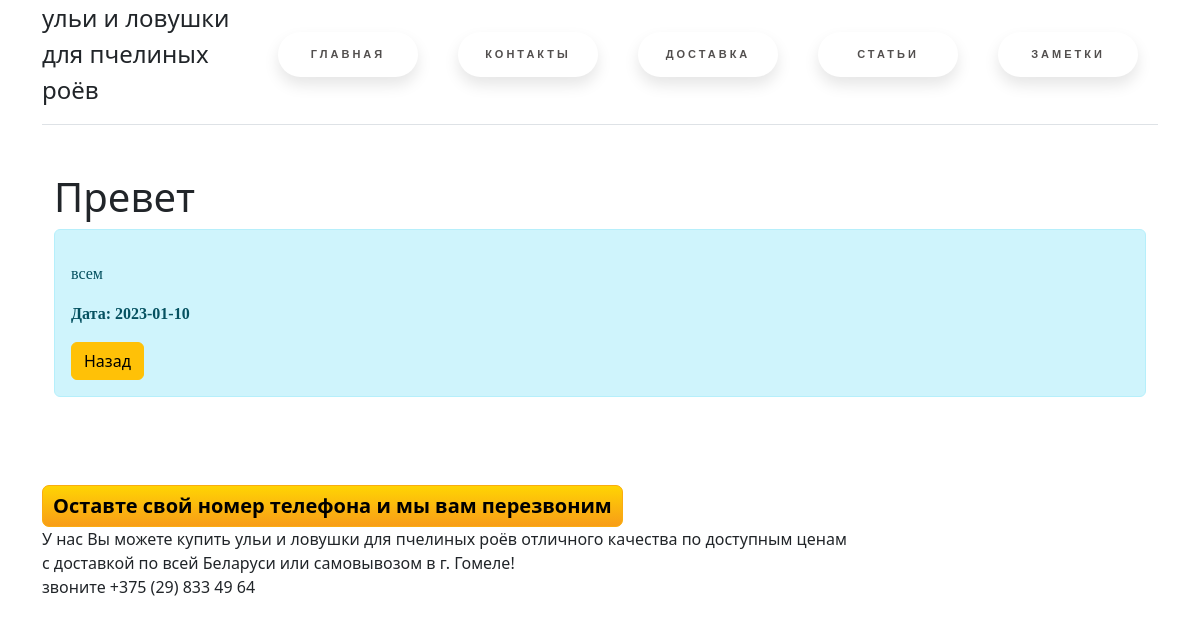
The app's page /posts/5 with its own data.
### app.py (models this page shows, shortened)
class Article(db.Model):
    id = db.Column(db.Integer, primary_key=True)
    title = db.Column(db.String(100), nullable=False)
    text = db.Column(db.Text, nullable=False)
    date = db.Column(db.DateTime, default=datetime.utcnow)

### app.py (the view)
@app.route('/posts/<int:id>')
def post_detail(id):
    article_detail = Article.query.get(id)
    return render_template('post_detail.html', article_detail=article_detail)

### templates/post_detail.html (shortened to what this page needs)
{% extends 'base.html' %}
{% block body %}
<div class="container mt-5">
    <h1>{{ article_detail.title }}</h1>
    <div class="alert alert-info">
        <p>{{ article_detail.text }}</p>
        <p><b>Дата: {{ article_detail.date.date() }}</b></p>
        <a href="/posts" class="btn btn-warning">Назад</a>
    </div>
</div>
{% endblock %}

### static/css/main.css (style rules this page uses)
body { background: url(static\images\bg.png); }
html { background-image: url(static\images\bg.png); background-repeat: no-repeat; background-position: center center; background-attachment: fixed; -webkit-background-size: cover; -moz-background-size: cover; -o-background-size: cover; background-size: cover; }
p { font-family: Apple Chancery, cursive; }

### templates/base.html (style rules this page uses)
body { background: url(\static\images\bg.png); }

### records on screen
Article: title "Превет", text "всем", date "2023-01-10"
